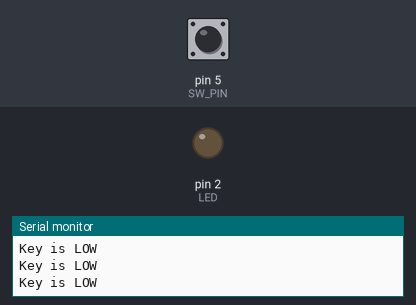
The sketch below on a simulated Arduino Uno, built with avr-gcc and run on an emulated ATmega328P. Parts: output pins drawn as LEDs (lit = HIGH), the last lines printed to the serial monitor. The test bench sets the inputs (shaded band); at power-on: pin 5 (SW_PIN) LOW.

Above: at 1.2 s.
1.3 s: pin 5 (SW_PIN) pulled HIGH for 0.15 s
At 1.4 s:
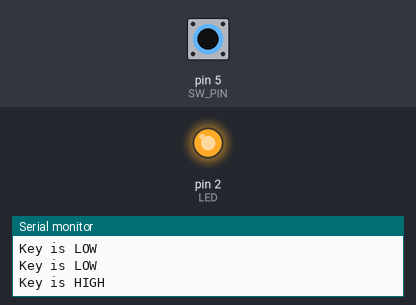
3.0 s: pin 5 (SW_PIN) pulled HIGH for 3.2 s
At 6.7 s:
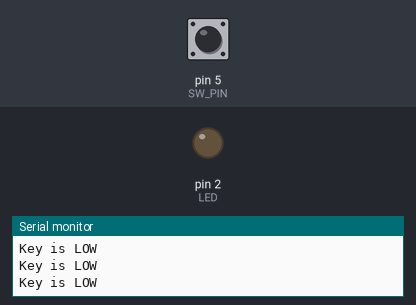
Timing chart, 0 to 8.2 s (numbered marks = the images above; inputs shaded):
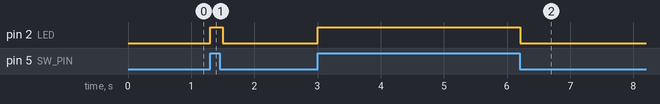

The sketch:

switch.ino
```cpp
#define LED     2
#define SW_PIN  5

void setup() {
  Serial.begin(9600);         	       // Start serial communication at 9600bps

  // initialize pins mode
  pinMode(SW_PIN, INPUT);
  pinMode(LED, OUTPUT);

  digitalWrite(LED, LOW);
  Serial.println("***** Switch test *****");
}

void loop() {
  if (digitalRead(SW_PIN) == HIGH)
  {  // If switch is ON,
    Serial.println("Key is HIGH");
    digitalWrite(LED, HIGH);
  } else {                          // If the switch is not ON,
    Serial.println("Key is LOW");
    digitalWrite(LED, LOW);
  }
  delay(100);                       // Wait 100 milliseconds
}
```

Measured:
- after the input at 1.3 s, pin 2 (LED): LOW → HIGH at once, → LOW 0.20 s later
- after the input at 3.0 s, pin 2 (LED): LOW → HIGH at once, → LOW 3.2 s later
